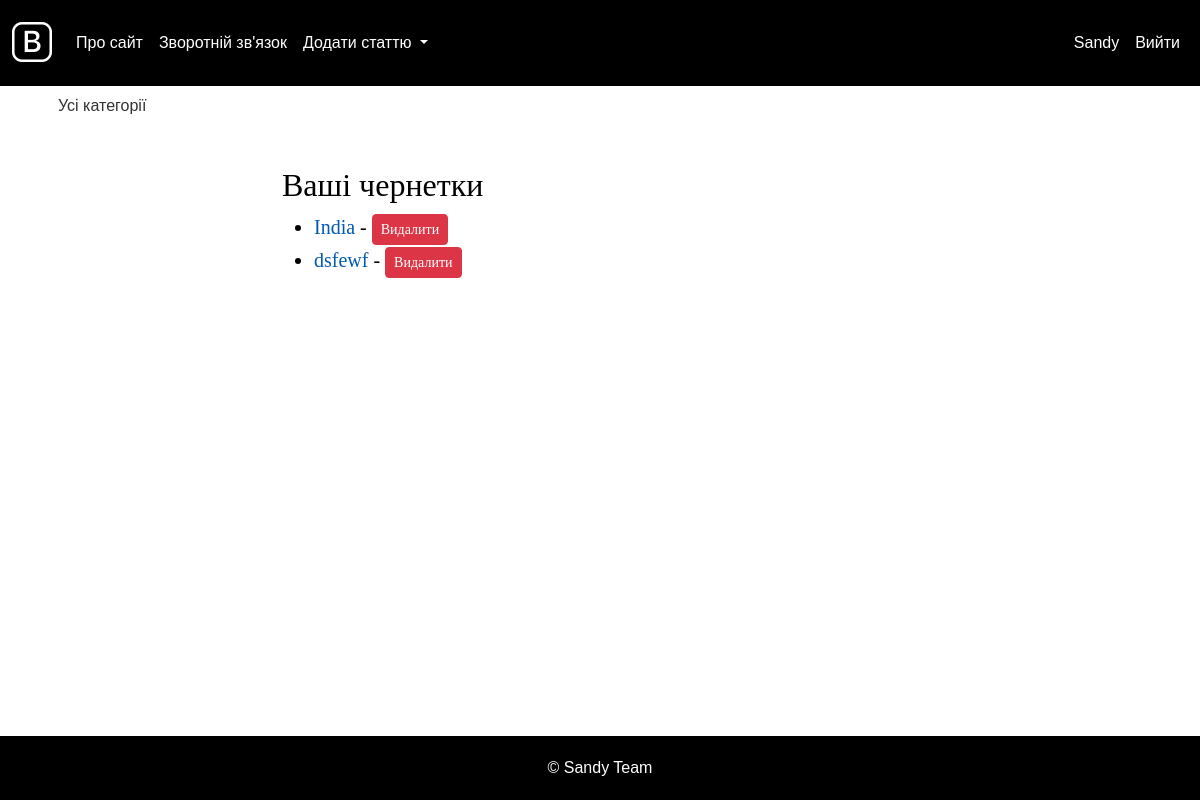
The page /save_draft/ (signed in) on the database as committed earlier.
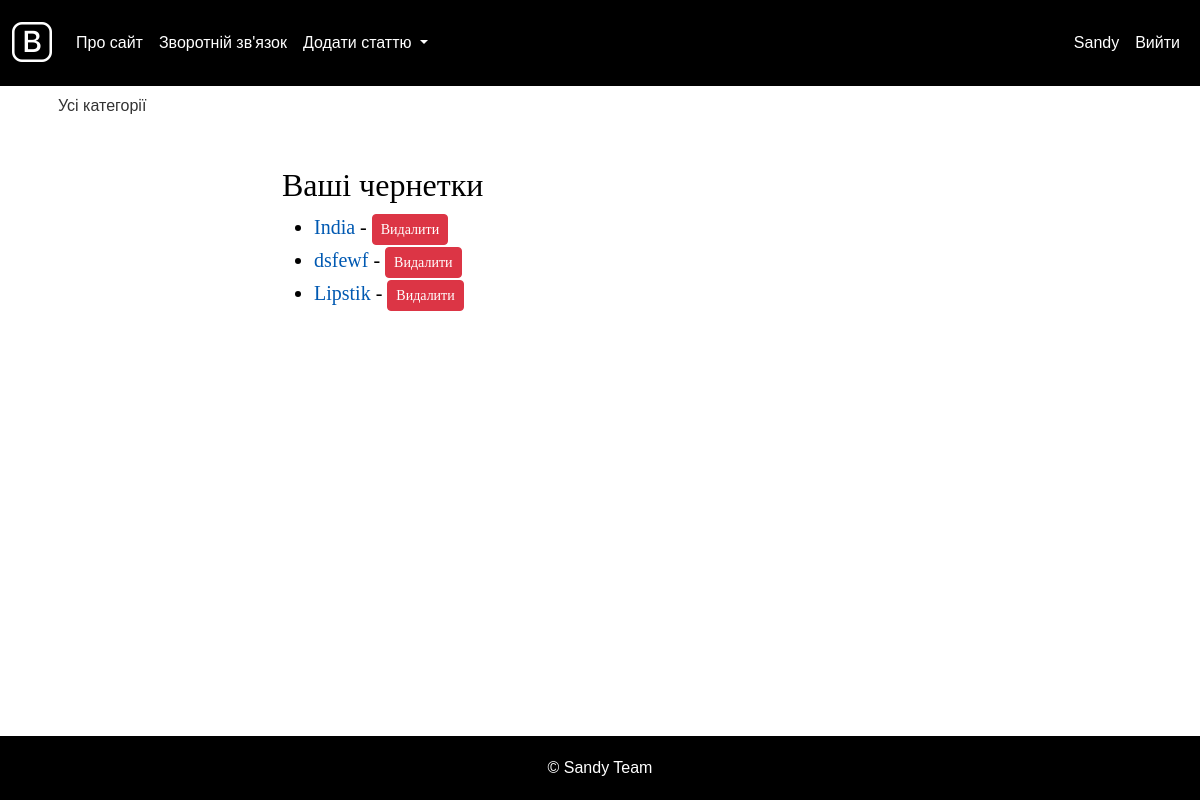
The same page on the database as committed later.
### blog/models.py (models this page shows, shortened)
class Blog(models.Model):
    DRAFT = 'draft'
    PUBLISHED = 'published'
    STATUS_CHOICES = [
        (DRAFT, 'Чернетка'),
        (PUBLISHED, 'Опублікована'),
    ]
    title = models.CharField(max_length=255, verbose_name="Заголовок")
    slug = models.SlugField(max_length=255, unique=True, verbose_name="URL")
    content = models.TextField(blank=True, verbose_name="Текст статті")
    photo = models.ImageField(upload_to="photos/%Y/%m/%d/", verbose_name="Фото", blank=True, null=True)
    time_create = models.DateTimeField(auto_now_add=True, verbose_name="Час створення")
    time_update = models.DateTimeField(auto_now=True, verbose_name="Час оновлення")
    status = models.CharField(max_length=10, choices=STATUS_CHOICES, default=DRAFT, verbose_name="Статус")
    cat = models.ForeignKey('Category', on_delete=models.PROTECT, verbose_name="Категорія")
    author = models.ForeignKey(settings.AUTH_USER_MODEL, on_delete=models.CASCADE, related_name='posts', verbose_name="Автор", null=True)
    likes = models.ManyToManyField(settings.AUTH_USER_MODEL, related_name='liked_posts', blank=True, verbose_name="Лайки", through='PostLike')
    dislikes = models.ManyToManyField(settings.AUTH_USER_MODEL, related_name='disliked_posts', blank=True, verbose_name="Дизлайки", through='PostDislike')
    tags = TaggableManager()
    class Meta:
        verbose_name = 'Запис блогу'
        verbose_name_plural = 'Записи блогу'
        ordering = ['id']

### blog/views.py (the view, shortened to what this page needs)
# urls.py: path('save_draft/', views.save_draft, name='save_draft'),
@login_required
def save_draft(request, pk=None):
        if pk:
            draft = get_object_or_404(Blog, pk=pk, author=request.user, status='draft')
            form = AddPostForm(request.POST or None, request.FILES or None, instance=draft)
        else:
            form = AddPostForm(request.POST or None, request.FILES or None)
        user_drafts = Blog.objects.filter(author=request.user, status='draft')
        return render(request, 'drafts.html', {'form': form, 'drafts': user_drafts, 'title': 'Чернетки'})

### blog/templates/drafts.html (shortened to what this page needs)
{% extends "base.html" %}
{% block content %}
{% if drafts %}
    <h1>Ваші чернетки</h1>
    <ul>
        {% for draft in drafts %}
            <li>
                <a href="{% url 'edit_draft' draft.pk %}">{{ draft.title }}</a> - {{ draft.created_at }}
                <form action="{% url 'delete_draft' draft.pk %}" method="post" style="display:inline;">
                    <button type="submit" class="btn btn-danger btn-sm">Видалити</button>
                </form>
            </li>
        {% endfor %}
    </ul>
{% else %}
    <p>Немає чернеток.</p>
{% endif %}
{% endblock %}

Rows that differ between the two databases and show on the page:
added Blog: title "Lipstik"
